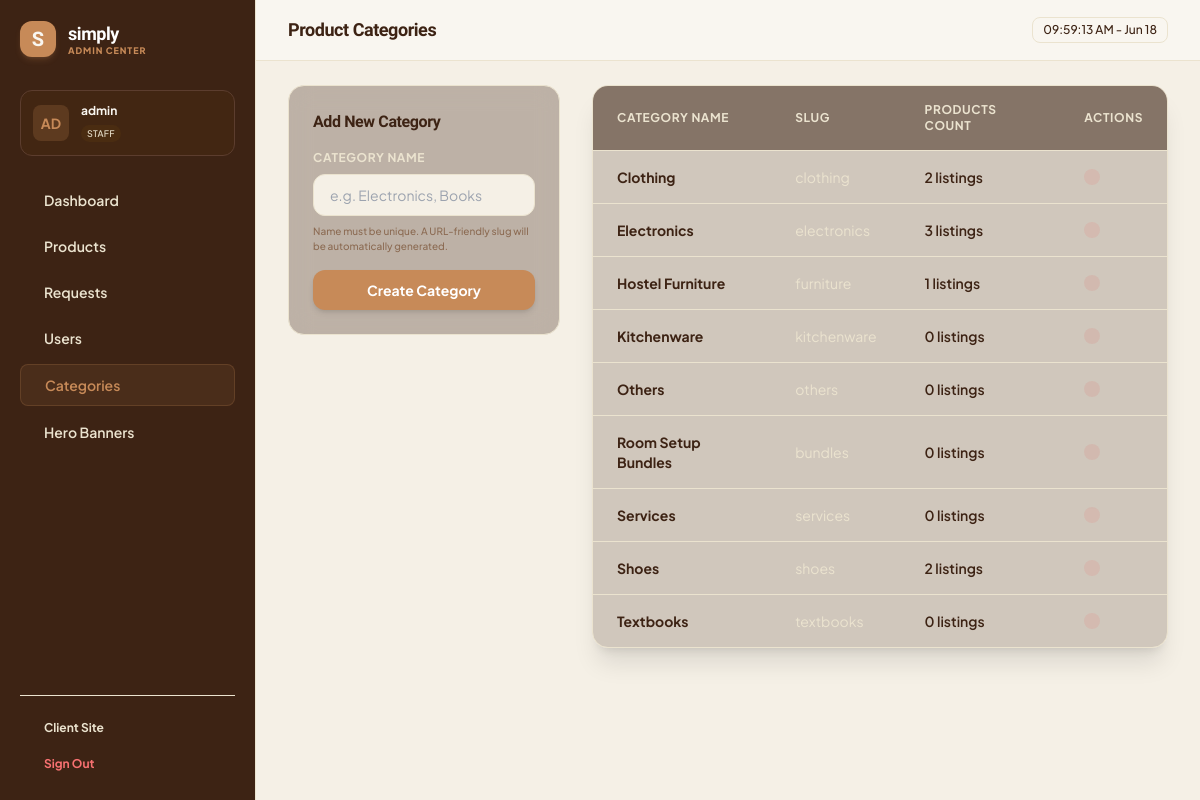
/admin-dashboard/categories/ (signed in), run on the app's committed database.
### marketplace/models.py (models this page shows, shortened)
class Category(models.Model):
    name = models.CharField(max_length=100, unique=True)
    slug = models.SlugField(max_length=120, unique=True)
    class Meta:
        verbose_name_plural = "Categories"

### marketplace/admin_views.py (the view, shortened to what this page needs)
# urls.py: path('admin-dashboard/categories/', admin_views.admin_categories_list, name='admin_categories_list'),
@staff_required
def admin_categories_list(request):
    categories = Category.objects.all().order_by('name')
    context = {
        'active_page': 'categories',
        'categories': categories,
    }
    return render(request, 'marketplace/admin_categories.html', context)

### marketplace/admin_views.py (called while the page is built)
def staff_required(view_func):
    @login_required
    @wraps(view_func)
    def _wrapped_view(request, *args, **kwargs):
        if not request.user.is_staff:
            raise PermissionDenied("You do not have administrative access.")
        return view_func(request, *args, **kwargs)
    return _wrapped_view

### marketplace/context_processors.py (called while the page is built)
def unread_messages_context(request):
    if request.user.is_authenticated:
        unread_count = Message.objects.filter(
            Q(thread__buyer=request.user) | Q(thread__seller=request.user),
            is_read=False
        ).exclude(sender=request.user).count()
        return {'global_unread_count': unread_count}
    return {'global_unread_count': 0}

def categories_context(request):
    return {
        'global_categories': Category.objects.all().order_by('name')
    }

### marketplace/templates/marketplace/admin_categories.html (shortened to what this page needs)
{% extends 'marketplace/admin_base.html' %}
{% block header_title %}Product Categories{% endblock %}
{% block content %}
<div class="grid grid-cols-1 lg:grid-cols-3 gap-8">
    <div class="bg-admin-900/30 border border-admin-800 rounded-2xl p-6 backdrop-blur-md h-fit">
        <h2 class="text-base font-bold text-admin-900 tracking-tight font-heading mb-4">Add New Category</h2>
        <form method="POST" action="{% url 'admin_categories_list' %}">
            <div class="mb-4">
                <label for="category-name" class="block text-xs font-bold text-admin-400 uppercase tracking-wider mb-2">Category Name</label>
                <input type="text" id="category-name" name="name" required placeholder="e.g. Electronics, Books" class="w-full bg-admin-950 border border-admin-800 rounded-xl px-4 py-2.5 text-sm text-white focus:outline-none focus:border-accent-500 transition-colors">
                <p class="text-[10px] text-admin-500 mt-2 font-medium">Name must be unique. A URL-friendly slug will be automatically generated.</p>
            </div>
            <button type="submit" class="w-full bg-accent-600 hover:bg-accent-700 text-white font-bold text-sm py-2.5 rounded-xl shadow-md transition-colors">
                Create Category
            </button>
        </form>
    </div>
    <div class="lg:col-span-2 bg-admin-900/20 border border-admin-800 rounded-2xl overflow-hidden shadow-xl">
        <div class="overflow-x-auto">
            <table class="w-full text-left border-collapse">
                <thead>
                    <tr class="border-b border-admin-800 bg-admin-900/50 text-xs font-bold text-admin-400 uppercase tracking-wider">
                        <th class="px-6 py-4">Category Name</th>
                        <th class="px-6 py-4">Slug</th>
                        <th class="px-6 py-4">Products count</th>
                        <th class="px-6 py-4 text-right">Actions</th>
                    </tr>
                </thead>
                <tbody class="divide-y divide-admin-800 text-sm">
                    {% for category in categories %}
                        <tr class="hover:bg-admin-900/20 transition-colors">
                            <td class="px-6 py-4 font-bold text-admin-900">
                                {{ category.name }}
                            </td>
                            <td class="px-6 py-4 text-admin-400">
                                {{ category.slug }}
                            </td>
                            <td class="px-6 py-4 font-semibold text-accent-400">
                                {{ category.products.count }} listings
                            </td>
                            <td class="px-6 py-4 text-right">
                                <form action="{% url 'admin_delete_category' category.id %}" method="POST" onsubmit="return confirm('Are you sure you want to delete category \'{{ category.name }}\'? Product listings tied to this category will become Uncategorized.');">
                                    <button type="submit" class="p-2 bg-red-500/10 text-red-400 hover:bg-red-500 hover:text-white rounded-xl transition-all flex items-center justify-center" title="Delete Category">
                                    </button>
                                </form>
                            </td>
                        </tr>
                    {% empty %}
                        <tr>
                            <td colspan="4" class="px-6 py-8 text-center text-admin-400 text-xs">No categories have been created yet.</td>
                        </tr>
                    {% endfor %}
                </tbody>
            </table>
        </div>
    </div>
</div>
{% endblock %}

### marketplace/templates/marketplace/admin_base.html (shortened to what this page needs)
<!DOCTYPE html>
<html lang="en">
<head>
    <link rel="stylesheet" type="text/css" href="https://cdn.jsdelivr.net/npm/@phosphor-icons/web@2.1.2/src/style.css" />
    <script src="https://cdn.tailwindcss.com"></script>
</head>
<body class="font-sans antialiased text-admin-900 bg-admin-950 min-h-screen flex flex-col md:flex-row">
    <aside id="sidebar" class="hidden md:flex flex-col w-full md:w-64 bg-admin-900 border-r border-admin-800 p-5 shrink-0 fixed md:sticky top-0 h-[calc(100vh-57px)] md:h-screen z-40 transition-all duration-300 md:translate-x-0 text-earth-300">
        <div class="hidden md:flex items-center space-x-3 mb-8">
            <div class="w-9 h-9 bg-accent-600 text-earth-100 rounded-xl flex items-center justify-center font-heading text-xl font-black shadow-md shadow-accent-600/20">
                S
            </div>
            <div class="flex flex-col -space-y-1">
                <span class="text-lg font-black tracking-tight font-heading text-white">simply</span>
                <span class="text-[9px] font-black text-accent-500 uppercase tracking-widest">admin center</span>
            </div>
        </div>
        <div class="bg-earth-850/40 border border-earth-700 rounded-xl p-3 flex items-center space-x-3 mb-6">
            {% if user.profile.profile_picture %}
                <img src="{{ user.profile.profile_picture.url }}" class="w-9 h-9 rounded-lg object-cover border border-earth-800" alt="Avatar">
            {% else %}
                <div class="w-9 h-9 rounded-lg bg-accent-600/20 text-accent-500 flex items-center justify-center font-bold text-sm uppercase">
                    {{ user.username|slice:":2" }}
                </div>
            {% endif %}
            <div class="flex-1 min-w-0">
                <p class="text-xs font-bold text-earth-100 truncate">{{ user.first_name|default:user.username }}</p>
                <span class="text-[9px] font-medium text-earth-300 bg-earth-850 px-1.5 py-0.5 rounded-full inline-block mt-0.5 uppercase tracking-wide">Staff</span>
            </div>
        </div>
        <nav class="flex-1 space-y-1.5">
            <a href="{% url 'admin_dashboard_home' %}" class="flex items-center space-x-3 px-3 py-2.5 rounded-lg text-sm font-semibold transition-all {% if active_page == 'dashboard' %} bg-accent-600/10 text-accent-500 border border-accent-600/20 {% else %} text-admin-400 hover:bg-admin-800 hover:text-white {% endif %}">
                <span>Dashboard</span>
            </a>
            <a href="{% url 'admin_products_list' %}" class="flex items-center space-x-3 px-3 py-2.5 rounded-lg text-sm font-semibold transition-all {% if active_page == 'products' %} bg-accent-600/10 text-accent-500 border border-accent-600/20 {% else %} text-admin-400 hover:bg-admin-800 hover:text-white {% endif %}">
                <span>Products</span>
            </a>
            <a href="{% url 'admin_requests_list' %}" class="flex items-center space-x-3 px-3 py-2.5 rounded-lg text-sm font-semibold transition-all {% if active_page == 'requests' %} bg-accent-600/10 text-accent-500 border border-accent-600/20 {% else %} text-admin-400 hover:bg-admin-800 hover:text-white {% endif %}">
                <span>Requests</span>
            </a>
            <a href="{% url 'admin_users_list' %}" class="flex items-center space-x-3 px-3 py-2.5 rounded-lg text-sm font-semibold transition-all {% if active_page == 'users' %} bg-accent-600/10 text-accent-500 border border-accent-600/20 {% else %} text-admin-400 hover:bg-admin-800 hover:text-white {% endif %}">
                <span>Users</span>
            </a>
            <a href="{% url 'admin_categories_list' %}" class="flex items-center space-x-3 px-3 py-2.5 rounded-lg text-sm font-semibold transition-all {% if active_page == 'categories' %} bg-accent-600/10 text-accent-500 border border-accent-600/20 {% else %} text-admin-400 hover:bg-admin-800 hover:text-white {% endif %}">
                <span>Categories</span>
            </a>
            <a href="{% url 'admin_banners_list' %}" class="flex items-center space-x-3 px-3 py-2.5 rounded-lg text-sm font-semibold transition-all {% if active_page == 'banners' %} bg-accent-600/10 text-accent-500 border border-accent-600/20 {% else %} text-admin-400 hover:bg-admin-800 hover:text-white {% endif %}">
                <span>Hero Banners</span>
            </a>
        </nav>
        <div class="border-t border-admin-800 pt-4 mt-auto space-y-1">
            <a href="{% url 'home_feed' %}" class="flex items-center space-x-3 px-3 py-2 rounded-lg text-xs font-bold text-admin-300 hover:bg-admin-800 hover:text-white transition-colors">
                <span>Client Site</span>
            </a>
            <a href="{% url 'logout' %}" class="flex items-center space-x-3 px-3 py-2 rounded-lg text-xs font-bold text-red-400 hover:bg-red-950/30 hover:text-red-300 transition-colors">
                <span>Sign Out</span>
            </a>
        </div>
    </aside>
    <div class="flex-1 flex flex-col min-w-0">
        <header class="hidden md:flex items-center justify-between px-8 py-4 bg-admin-100 border-b border-admin-800">
            <h1 class="text-lg font-bold text-admin-900 tracking-tight font-heading">
                {% block header_title %}Overview{% endblock %}
            </h1>
            <div class="flex items-center space-x-4">
                <span class="text-xs font-medium text-admin-900 bg-admin-100 px-2.5 py-1 rounded-lg border border-admin-800" id="current-time"></span>
            </div>
        </header>
        <main class="flex-1 px-4 md:px-8 py-6 max-w-6xl w-full mx-auto">
            {% block content %}
            {% endblock %}
        </main>
    </div>
</body>
</html>

### marketplace/templates/marketplace/admin_base.html (style rules this page uses)
body { background-color: #f5f0e6; }

### data on the page
Category: name "Clothing", slug "clothing", products.count "2"
Category: name "Electronics", slug "electronics", products.count "3"
Category: name "Hostel Furniture", slug "furniture", products.count "1"
Category: name "Kitchenware", slug "kitchenware", products.count "0"
Category: name "Others", slug "others", products.count "0"
Category: name "Room Setup Bundles", slug "bundles", products.count "0"
Category: name "Services", slug "services", products.count "0"
Category: name "Shoes", slug "shoes", products.count "2"
Category: name "Textbooks", slug "textbooks", products.count "0"

### other printed values
{{ user.username|slice:":2" }} "AD"
{{ user.first_name|default:user.username }} "admin"
